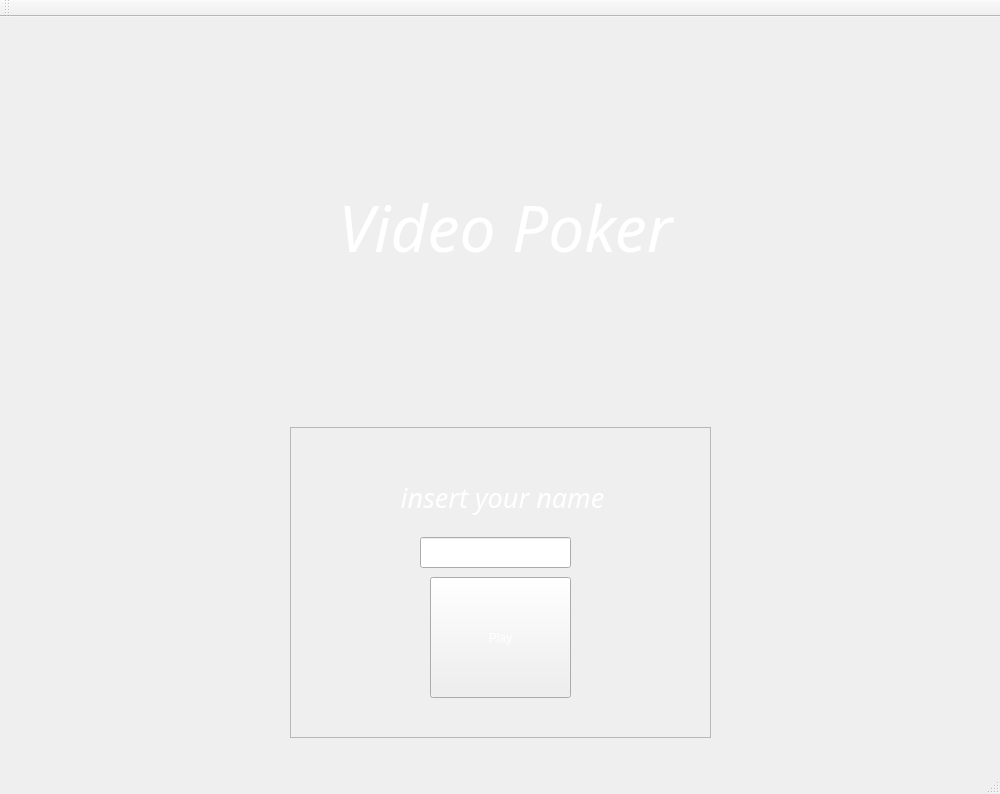
<?xml version="1.0" encoding="UTF-8"?>
<ui version="4.0">
 <class>MainWindow</class>
 <widget class="QMainWindow" name="MainWindow">
  <property name="geometry">
   <rect>
    <x>0</x>
    <y>0</y>
    <width>1000</width>
    <height>794</height>
   </rect>
  </property>
  <property name="minimumSize">
   <size>
    <width>1000</width>
    <height>794</height>
   </size>
  </property>
  <property name="windowTitle">
   <string>MainWindow</string>
  </property>
  <property name="styleSheet">
   <string notr="true">border-image: url(:/images/cards/poker-table-background.png);</string>
  </property>
  <widget class="QWidget" name="centralWidget">
   <widget class="QFrame" name="frame">
    <property name="geometry">
     <rect>
      <x>290</x>
      <y>410</y>
      <width>421</width>
      <height>311</height>
     </rect>
    </property>
    <property name="styleSheet">
     <string notr="true">border-image: url(:/images/cards/frame_gold.png);</string>
    </property>
    <property name="frameShape">
     <enum>QFrame::StyledPanel</enum>
    </property>
    <property name="frameShadow">
     <enum>QFrame::Raised</enum>
    </property>
    <widget class="QLabel" name="label">
     <property name="geometry">
      <rect>
       <x>90</x>
       <y>50</y>
       <width>245</width>
       <height>41</height>
      </rect>
     </property>
     <property name="font">
      <font>
       <family>Monotype Corsiva</family>
       <pointsize>20</pointsize>
       <weight>50</weight>
       <italic>true</italic>
       <bold>false</bold>
      </font>
     </property>
     <property name="styleSheet">
      <string notr="true">border-image: rgba(255, 255, 255, 0);
font: italic 20pt &quot;Monotype Corsiva&quot;;</string>
     </property>
     <property name="text">
      <string>&lt;!DOCTYPE HTML PUBLIC &quot;-//W3C//DTD HTML 4.0//EN&quot; &quot;http://www.w3.org/TR/REC-html40/strict.dtd&quot;&gt;
&lt;html&gt;&lt;head&gt;&lt;meta name=&quot;qrichtext&quot; content=&quot;1&quot; /&gt;&lt;style type=&quot;text/css&quot;&gt;
p, li { white-space: pre-wrap; }
&lt;/style&gt;&lt;/head&gt;&lt;body style=&quot; font-family:'Monotype Corsiva'; font-size:20pt; font-weight:400; font-style:italic;&quot;&gt;
&lt;p style=&quot; margin-top:0px; margin-bottom:0px; margin-left:0px; margin-right:0px; -qt-block-indent:0; text-indent:0px;&quot;&gt;&lt;span style=&quot; color:#ffffff;&quot;&gt;insert your name&lt;/span&gt;&lt;/p&gt;&lt;/body&gt;&lt;/html&gt;</string>
     </property>
     <property name="alignment">
      <set>Qt::AlignCenter</set>
     </property>
    </widget>
    <widget class="QLineEdit" name="playerName">
     <property name="geometry">
      <rect>
       <x>130</x>
       <y>110</y>
       <width>151</width>
       <height>31</height>
      </rect>
     </property>
     <property name="styleSheet">
      <string notr="true">border-image:rgba(255, 255, 255, 0)</string>
     </property>
    </widget>
    <widget class="QPushButton" name="playMatchButton">
     <property name="geometry">
      <rect>
       <x>140</x>
       <y>150</y>
       <width>141</width>
       <height>121</height>
      </rect>
     </property>
     <property name="styleSheet">
      <string notr="true">border-image: url(:/images/cards/poker_chips.png);


font: 75 italic 20pt &quot;Monotype Corsiva&quot; ;
color: white;
</string>
     </property>
     <property name="text">
      <string>Play</string>
     </property>
    </widget>
   </widget>
   <widget class="QLabel" name="videoPokerLabel">
    <property name="geometry">
     <rect>
      <x>240</x>
      <y>40</y>
      <width>531</width>
      <height>341</height>
     </rect>
    </property>
    <property name="font">
     <font>
      <family>Monotype Corsiva</family>
      <pointsize>20</pointsize>
      <weight>50</weight>
      <italic>true</italic>
      <bold>false</bold>
     </font>
    </property>
    <property name="styleSheet">
     <string notr="true">font: italic 20pt &quot;Monotype Corsiva&quot;;

border-image: url(:/images/cards/frame_gold_title.png);
</string>
    </property>
    <property name="text">
     <string>&lt;!DOCTYPE HTML PUBLIC &quot;-//W3C//DTD HTML 4.0//EN&quot; &quot;http://www.w3.org/TR/REC-html40/strict.dtd&quot;&gt;
&lt;html&gt;&lt;head&gt;&lt;meta name=&quot;qrichtext&quot; content=&quot;1&quot; /&gt;&lt;style type=&quot;text/css&quot;&gt;
p, li { white-space: pre-wrap; }
&lt;/style&gt;&lt;/head&gt;&lt;body style=&quot; font-family:'Monotype Corsiva'; font-size:20pt; font-weight:400; font-style:italic;&quot;&gt;
&lt;p align=&quot;center&quot; style=&quot; margin-top:0px; margin-bottom:0px; margin-left:0px; margin-right:0px; -qt-block-indent:0; text-indent:0px;&quot;&gt;&lt;span style=&quot; font-size:48pt; color:#ffffff;&quot;&gt;Video Poker&lt;/span&gt;&lt;/p&gt;&lt;/body&gt;&lt;/html&gt;</string>
    </property>
   </widget>
  </widget>
  <widget class="QMenuBar" name="menuBar">
   <property name="geometry">
    <rect>
     <x>0</x>
     <y>0</y>
     <width>1000</width>
     <height>26</height>
    </rect>
   </property>
  </widget>
  <widget class="QStatusBar" name="statusBar"/>
  <widget class="QToolBar" name="toolBar">
   <property name="windowTitle">
    <string>toolBar</string>
   </property>
   <attribute name="toolBarArea">
    <enum>TopToolBarArea</enum>
   </attribute>
   <attribute name="toolBarBreak">
    <bool>false</bool>
   </attribute>
  </widget>
 </widget>
 <layoutdefault spacing="6" margin="11"/>
 <resources>
  <include location="resources.qrc"/>
 </resources>
 <connections/>
</ui>
